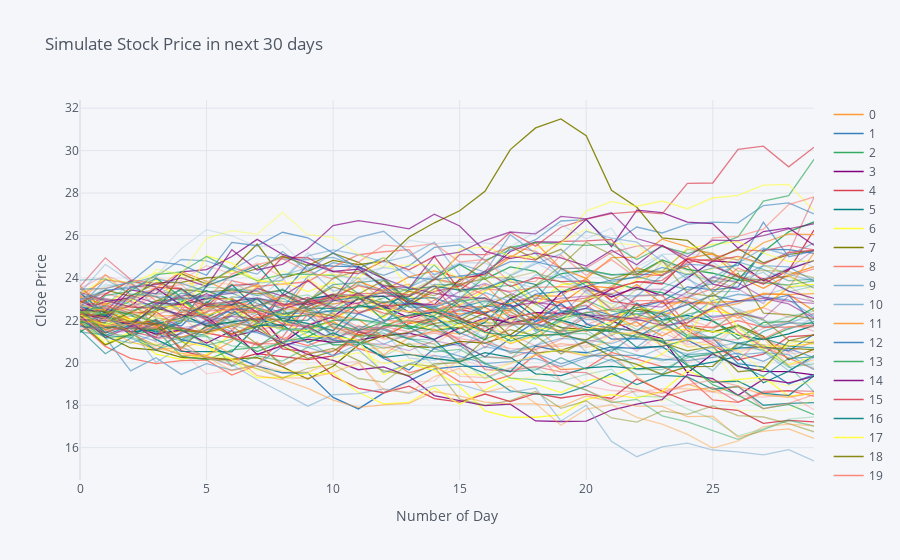

The notebook cell this image was saved under:
### Markdown cell above
Simulate 1000 scenarios of stock price for the next 30 days with the current day is 2021/02/05

### Code cell
import plotly
from plotly.offline import download_plotlyjs, init_notebook_mode, plot, iplot

# setup
init_notebook_mode(connected=True)
cf.set_config_file(theme='pearl')

fig = simulation_df.iloc[:,:100].iplot(asFigure=True, kind='scatter',xTitle='Number of Day',yTitle='Close Price',
                                       title='Simulate Stock Price in next 30 days')
iplot(fig)
